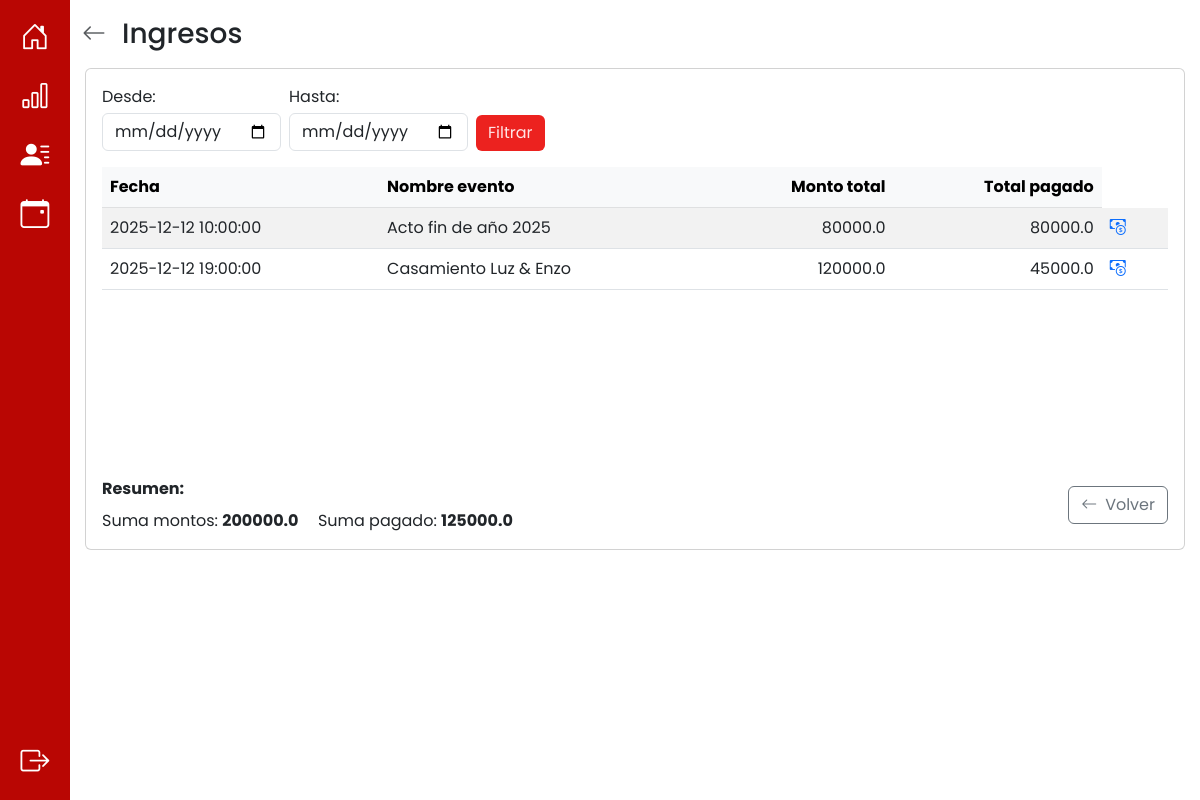
The app's page /ingresos/ (signed in), older data.
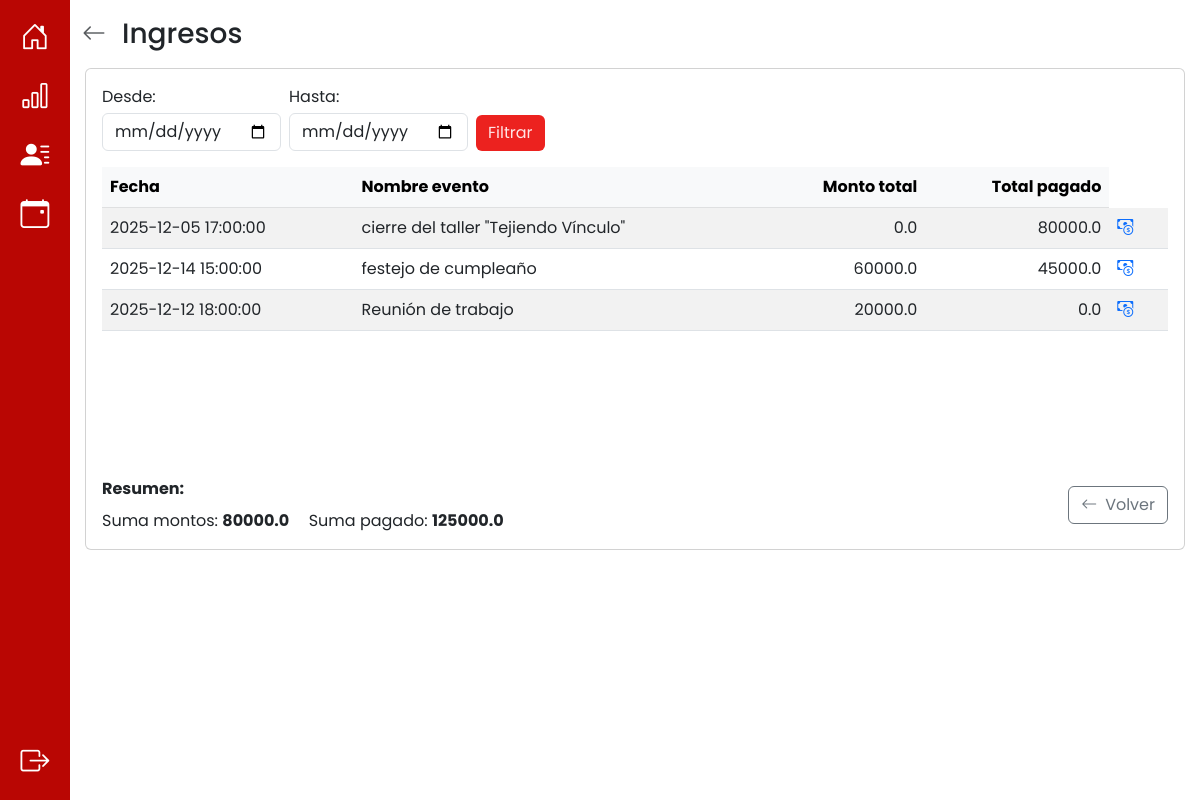
The same page, newer data.
### app/models.py (models this page shows, shortened)
class Evento(db.Model):
    __tablename__ = 'evento'
    id_evento = db.Column(db.Integer, primary_key=True, autoincrement=True)
    descripcion = db.Column(db.String(100))
    fecha_inicio = db.Column(db.DateTime, nullable=False)
    fecha_fin = db.Column(db.DateTime, nullable=False)
    observaciones = db.Column(db.String(100))
    monto_total = db.Column(db.Numeric(10, 2), nullable=False)
    adeuda = db.Column(db.Boolean, default=True) #esto se actualiza cuando todos los pagos == monto total
    nro_recibo = db.Column(db.Integer) #esto se actualiza cuando todos los pagos == monto total
    @property
    def total_pagado(self):
        return sum(float(p.monto_pago) for p in self.pagos)
    @property
    def adeuda(self):
        adeuda = self.total_pagado < self.monto_total
        return adeuda
    dni = db.Column(db.String(20), db.ForeignKey('cliente.dni'), nullable=False)
    id_responsable_apertura = db.Column(db.Integer, db.ForeignKey('responsable_llave.id_responsable'))
    id_responsable_cierre = db.Column(db.Integer, db.ForeignKey('responsable_llave.id_responsable'))
    usuario_creacion = db.Column(db.String(10), db.ForeignKey('cuenta.nombre_usuario'), nullable=False)
    cliente = db.relationship('Cliente', back_populates='eventos')
    responsable_apertura = db.relationship('ResponsableLlave', foreign_keys=[id_responsable_apertura], back_populates='eventos_apertura')
    responsable_cierre = db.relationship('ResponsableLlave', foreign_keys=[id_responsable_cierre], back_populates='eventos_cierre')
    usuario = db.relationship('Cuenta', back_populates='eventos')
    pagos = db.relationship('Pago', back_populates='evento', cascade="all, delete-orphan")
    auditorias_evento = db.relationship('AuditoriaEvento', back_populates='evento', cascade="all, delete-orphan")

class Pago(db.Model):
    __tablename__ = 'pago'
    id_pago = db.Column(db.Integer, primary_key=True, autoincrement=True)
    id_evento = db.Column(db.Integer, db.ForeignKey('evento.id_evento'), nullable=False)
    monto_pago = db.Column(db.Numeric(10, 2), nullable=False)
    fecha = db.Column(db.Date, nullable=False)
    usuario_creacion = db.Column(db.String(10), db.ForeignKey('cuenta.nombre_usuario'), nullable=False)
    evento = db.relationship('Evento', back_populates='pagos')
    usuario = db.relationship('Cuenta', back_populates='pagos')
    auditorias_pago = db.relationship('AuditoriaPago', back_populates='pago', cascade="all, delete-orphan")

### app/routes/ingresos_routes.py (the view)
@ingresos_bp.route("/", methods = ["GET"])
def ingresos():
    try:
        eventos = Evento.query.all()
        return render_template('ingresos.html', eventos=eventos)
    except Exception as e:
        print(f"Error al cargar los ingresos eventos: {str(e)}")
        return render_template("ingresos.html", mensaje="Error al cargar ingresos")

### app/models.py (called while the page is built)
    def es_administrador(self):
        return Administrador.query.filter_by(nombre_usuario=self.nombre_usuario).first() is not None

### app/templates/ingresos.html (shortened to what the changed rows need)
{% extends 'base.html' %} {% block title%} Ingresos {% endblock %} {% block
content %}
<div class="container py-3">
  <div class="d-flex justify-content-center">
    <div class="card w-100" style="max-width: 1100px">
      <div class="card-body d-flex flex-column" style="min-height: 60vh">
        <div class="row flex-grow-1 mb-3">
          <div class="col-12">
            <div style="max-height: 50vh; overflow: auto">
              <table class="table table-striped table-hover mb-0">
                <thead
                  class="table-light position-sticky top-0"
                  style="z-index: 1"
                >
                  <tr>
                    <th scope="col">Fecha</th>
                    <th scope="col">Nombre evento</th>
                    <th scope="col" class="text-end">Monto total</th>
                    <th scope="col" class="text-end">Total pagado</th>
                  </tr>
                </thead>
                <tbody>
                  {% for evento in eventos %}
                  <tr>
                    <td>{{ evento.fecha_inicio }}</td>
                    <td>{{ evento.descripcion }}</td>
                    <td class="text-end">
                      {{ evento.monto_total | float | round(2) }}
                    </td>
                    <td class="text-end">
                      {{ evento.total_pagado | float | round(2) }}
                    </td>
                    <td class="acciones">
                      <a
                        href="{{ url_for('ingresos.pagos', id_evento=evento.id_evento) }}"
                        class="me-2"
                        title="Ver pagos"
                      >
                        <i class="bi bi-cash-coin"></i>
                      </a>
                    </td>
                  </tr>
                  {% else %}
                  <tr>
                    <td colspan="4" class="text-center py-4">
                      No hay eventos para las fechas seleccionadas
                    </td>
                  </tr>
                  {% endfor %}
                </tbody>
              </table>
            </div>
          </div>
        </div>
        <div class="row">
          <div class="col-md-8 d-flex flex-column justify-content-center">
            <div class="d-flex flex-column">
              <div class="mt-2">
                <span class="me-3"
                  >Suma montos:
                  <span class="fw-bold">
                    {{ (eventos | sum(attribute='monto_total')) | default(0) |
                    float | round(2) }}
                  </span></span
                >
              </div>
            </div>
          </div>
        </div>
      </div>
    </div>
  </div>
</div>
{% endblock %}

Row changes from the older to the newer data that the page shows:
changed Evento: fecha_inicio "2025-12-12 10:00:00" → "2025-12-05 17:00:00"; descripcion "Acto fin de año 2025" → "cierre del taller \"Tejiendo Vínculo\""; monto_total "80000.0" → "0.0"
changed Evento: fecha_inicio "2025-12-12 19:00:00" → "2025-12-14 15:00:00"; descripcion "Casamiento Luz & Enzo" → "festejo de cumpleaño"; monto_total "120000.0" → "60000.0"
added Evento: fecha_inicio "2025-12-12 18:00:00", descripcion "Reunión de trabajo", monto_total "20000.0", total_pagado "0.0"
Text that changed along with them:
text no longer shown: "200000.0"
text now shown: "80000.0"
